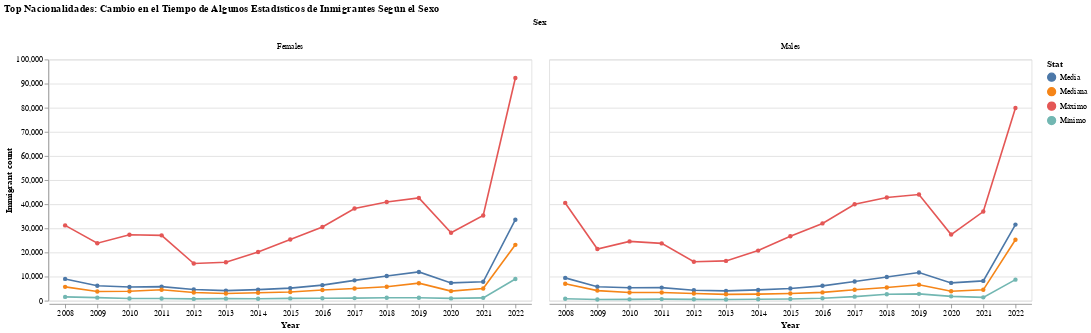

Write notebook code for a chart like this one.
### Markdown cell above
A través del gráfico, se aprecia que hay una gran distancia entre los valores máximos de cada año en relación al mínimo, media y mediana, reflejándose también de esta forma el sesgo de los datos hacia izquierda. Adicionalmente, notamos que el máximo valor de inmigración también varía más a tarvés de los años que el resto de las medidas. 

Además, si nos fijamos en la evolución de la mediana en nuestras 27 top nacionalidades en relación a la media y máximo, se puede inferir que hay hay un pequeño grupo de nacionalidades que congregan gran cantidad de inmigrantes, y esto lo apreciamos previamente al observar lso gráficos de cajas y como españoles, colombianos, marroquíes y rumanos engloban, en conjunto, un poco más del 30% del total de inmigrantes durante el período 2008-2022. Así, tenemos que, principalmente, el top 5 de nacionalidades de cada año son los responsables de la dispersión de los datos (observar valores de desviación estándar por año, los cuales son cercanos o, en algunos casos, superiores al valor de la media).

Si hacemos el mismo análisis en base al sexo, tendríamos:

### Code cell
# Estadísticos descriptivos por año según el sexo
stats_sex = df[(df["Sex"] != "Both") & (df["Age group"] == "All")].groupby(["Year", "Sex"])["Immigrant count"].agg([min, max, 'mean', 'median']).reset_index()

# Renombrar columnas
stats_sex.rename(columns={'min': 'Mínimo', 'max': 'Máximo', 'mean': 'Media', 'median': 'Mediana'}, inplace = True)

# Convertir columna "Year" y "Sex" en índice
stats_sex.set_index(["Year", "Sex"], inplace = True)

# Apilar estadísticos en variable "Stat" y renombrar columnas nuevamente
stats_sex = stats_sex.stack().to_frame().reset_index()
stats_sex.rename(columns={'level_2': 'Stat', 0: 'Valor'}, inplace = True)

# Pasar columna "Valor" a entero
stats_sex.Valor = stats_sex.Valor.astype(int)

# Graficar cambio de estadísticos en el tiempo
alt.Chart(stats_sex, height = 300, width = 600)\
            .mark_line(point = True)\
            .encode(x = alt.X('Year:N', axis=alt.Axis(labelAngle=-360)),
                    y = alt.Y("Valor", title = 'Immigrant count'),
                    color = "Stat",
                    column = "Sex",
                    tooltip =["Year", "Stat", "Valor"])\
            .properties(title="Top Nacionalidades: Cambio en el Tiempo de Algunos Estadísticos Descriptivos Según el Sexo")

### Figure 1 — Vega-Lite specification as saved in the notebook (floating-point values rounded to 4 significant figures)
{"config": {"view": {"continuousWidth": 300, "continuousHeight": 300}}, "data": {"name": "data-fa3b9f77f83e5bf8fe2d8611a19fce31"}, "mark": {"type": "line", "point": true}, "encoding": {"color": {"field": "Stat", "type": "nominal"}, "column": {"field": "Sex", "type": "nominal"}, "tooltip": [{"field": "Year", "type": "quantitative"}, {"field": "Stat", "type": "nominal"}, {"field": "Valor", "type": "quantitative"}], "x": {"axis": {"labelAngle": -360}, "field": "Year", "type": "nominal"}, "y": {"field": "Valor", "title": "Immigrant count", "type": "quantitative"}}, "height": 300, "title": "Top Nacionalidades: Cambio en el Tiempo de Algunos Estadísticos de Inmigrantes Según el Sexo", "width": 600, "$schema": "https://vega.github.io/schema/vega-lite/v5.8.0.json", "datasets": {"data-fa3b9f77f83e5bf8fe2d8611a19fce31": [{"Year": 2008, "Sex": "Females", "Stat": "Mínimo", "Valor": 1573}, {"Year": 2008, "Sex": "Females", "Stat": "Máximo", "Valor": 31222}, {"Year": 2008, "Sex": "Females", "Stat": "Media", "Valor": 9031}, {"Year": 2008, "Sex": "Females", "Stat": "Mediana", "Valor": 5733}, {"Year": 2008, "Sex": "Males", "Stat": "Mínimo", "Valor": 779}, {"Year": 2008, "Sex": "Males", "Stat": "Máximo", "Valor": 40539}, {"Year": 2008, "Sex": "Males", "Stat": "Media", "Valor": 9456}, {"Year": 2008, "Sex": "Males", "Stat": "Mediana", "Valor": 7056}, {"Year": 2009, "Sex": "Females", "Stat": "Mínimo", "Valor": 1271}, {"Year": 2009, "Sex": "Females", "Stat": "Máximo", "Valor": 23822}, {"Year": 2009, "Sex": "Females", "Stat": "Media", "Valor": 6195}, {"Year": 2009, "Sex": "Females", "Stat": "Mediana", "Valor": 3820}, {"Year": 2009, "Sex": "Males", "Stat": "Mínimo", "Valor": 480}, {"Year": 2009, "Sex": "Males", "Stat": "Máximo", "Valor": 21422}, {"Year": 2009, "Sex": "Males", "Stat": "Media", "Valor": 5762}, {"Year": 2009, "Sex": "Males", "Stat": "Mediana", "Valor": 4185}, {"Year": 2010, "Sex": "Females", "Stat": "Mínimo", "Valor": 890}, {"Year": 2010, "Sex": "Females", "Stat": "Máximo", "Valor": 27338}, {"Year": 2010, "Sex": "Females", "Stat": "Media", "Valor": 5692}, {"Year": 2010, "Sex": "Females", "Stat": "Mediana", "Valor": 3931}, {"Year": 2010, "Sex": "Males", "Stat": "Mínimo", "Valor": 565}, {"Year": 2010, "Sex": "Males", "Stat": "Máximo", "Valor": 24577}, {"Year": 2010, "Sex": "Males", "Stat": "Media", "Valor": 5342}, {"Year": 2010, "Sex": "Males", "Stat": "Mediana", "Valor": 3377}, {"Year": 2011, "Sex": "Females", "Stat": "Mínimo", "Valor": 916}, {"Year": 2011, "Sex": "Females", "Stat": "Máximo", "Valor": 27082}, {"Year": 2011, "Sex": "Females", "Stat": "Media", "Valor": 5845}, {"Year": 2011, "Sex": "Females", "Stat": "Mediana", "Valor": 4513}, {"Year": 2011, "Sex": "Males", "Stat": "Mínimo", "Valor": 668}, {"Year": 2011, "Sex": "Males", "Stat": "Máximo", "Valor": 23749}, {"Year": 2011, "Sex": "Males", "Stat": "Media", "Valor": 5426}, {"Year": 2011, "Sex": "Males", "Stat": "Mediana", "Valor": 3386}, {"Year": 2012, "Sex": "Females", "Stat": "Mínimo", "Valor": 749}, {"Year": 2012, "Sex": "Females", "Stat": "Máximo", "Valor": 15399}, {"Year": 2012, "Sex": "Females", "Stat": "Media", "Valor": 4612}, {"Year": 2012, "Sex": "Females", "Stat": "Mediana", "Valor": 3380}, {"Year": 2012, "Sex": "Males", "Stat": "Mínimo", "Valor": 570}, {"Year": 2012, "Sex": "Males", "Stat": "Máximo", "Valor": 16166}, {"Year": 2012, "Sex": "Males", "Stat": "Media", "Valor": 4352}, {"Year": 2012, "Sex": "Males", "Stat": "Mediana", "Valor": 2971}, {"Year": 2013, "Sex": "Females", "Stat": "Mínimo", "Valor": 840}, {"Year": 2013, "Sex": "Females", "Stat": "Máximo", "Valor": 15930}, {"Year": 2013, "Sex": "Females", "Stat": "Media", "Valor": 4192}, {"Year": 2013, "Sex": "Females", "Stat": "Mediana", "Valor": 3010}, {"Year": 2013, "Sex": "Males", "Stat": "Mínimo", "Valor": 478}, {"Year": 2013, "Sex": "Males", "Stat": "Máximo", "Valor": 16492}, {"Year": 2013, "Sex": "Males", "Stat": "Media", "Valor": 4051}, {"Year": 2013, "Sex": "Males", "Stat": "Mediana", "Valor": 2642}, {"Year": 2014, "Sex": "Females", "Stat": "Mínimo", "Valor": 793}, {"Year": 2014, "Sex": "Females", "Stat": "Máximo", "Valor": 20197}, {"Year": 2014, "Sex": "Females", "Stat": "Media", "Valor": 4603}, {"Year": 2014, "Sex": "Females", "Stat": "Mediana", "Valor": 3276}, {"Year": 2014, "Sex": "Males", "Stat": "Mínimo", "Valor": 584}, {"Year": 2014, "Sex": "Males", "Stat": "Máximo", "Valor": 20771}, {"Year": 2014, "Sex": "Males", "Stat": "Media", "Valor": 4484}, {"Year": 2014, "Sex": "Males", "Stat": "Mediana", "Valor": 2711}, {"Year": 2015, "Sex": "Females", "Stat": "Mínimo", "Valor": 952}, {"Year": 2015, "Sex": "Females", "Stat": "Máximo", "Valor": 25377}, {"Year": 2015, "Sex": "Females", "Stat": "Media", "Valor": 5212}, {"Year": 2015, "Sex": "Females", "Stat": "Mediana", "Valor": 3628}, {"Year": 2015, "Sex": "Males", "Stat": "Mínimo", "Valor": 731}, {"Year": 2015, "Sex": "Males", "Stat": "Máximo", "Valor": 26732}, {"Year": 2015, "Sex": "Males", "Stat": "Media", "Valor": 5065}, {"Year": 2015, "Sex": "Males", "Stat": "Mediana", "Valor": 2993}, {"Year": 2016, "Sex": "Females", "Stat": "Mínimo", "Valor": 1016}, {"Year": 2016, "Sex": "Females", "Stat": "Máximo", "Valor": 30532}, {"Year": 2016, "Sex": "Females", "Stat": "Media", "Valor": 6452}, {"Year": 2016, "Sex": "Females", "Stat": "Mediana", "Valor": 4405}, {"Year": 2016, "Sex": "Males", "Stat": "Mínimo", "Valor": 1029}, {"Year": 2016, "Sex": "Males", "Stat": "Máximo", "Valor": 32040}, {"Year": 2016, "Sex": "Males", "Stat": "Media", "Valor": 6165}, {"Year": 2016, "Sex": "Males", "Stat": "Mediana", "Valor": 3441}, {"Year": 2017, "Sex": "Females", "Stat": "Mínimo", "Valor": 1082}, {"Year": 2017, "Sex": "Females", "Stat": "Máximo", "Valor": 38200}, {"Year": 2017, "Sex": "Females", "Stat": "Media", "Valor": 8439}, {"Year": 2017, "Sex": "Females", "Stat": "Mediana", "Valor": 5027}, {"Year": 2017, "Sex": "Males", "Stat": "Mínimo", "Valor": 1676}, {"Year": 2017, "Sex": "Males", "Stat": "Máximo", "Valor": 39982}, {"Year": 2017, "Sex": "Males", "Stat": "Media", "Valor": 7944}, {"Year": 2017, "Sex": "Males", "Stat": "Mediana", "Valor": 4548}, {"Year": 2018, "Sex": "Females", "Stat": "Mínimo", "Valor": 1234}, {"Year": 2018, "Sex": "Females", "Stat": "Máximo", "Valor": 40888}, {"Year": 2018, "Sex": "Females", "Stat": "Media", "Valor": 10238}, {"Year": 2018, "Sex": "Females", "Stat": "Mediana", "Valor": 5800}, {"Year": 2018, "Sex": "Males", "Stat": "Mínimo", "Valor": 2702}, {"Year": 2018, "Sex": "Males", "Stat": "Máximo", "Valor": 42798}, {"Year": 2018, "Sex": "Males", "Stat": "Media", "Valor": 9844}, {"Year": 2018, "Sex": "Males", "Stat": "Mediana", "Valor": 5443}, {"Year": 2019, "Sex": "Females", "Stat": "Mínimo", "Valor": 1241}, {"Year": 2019, "Sex": "Females", "Stat": "Máximo", "Valor": 42597}, {"Year": 2019, "Sex": "Females", "Stat": "Media", "Valor": 11925}, {"Year": 2019, "Sex": "Females", "Stat": "Mediana", "Valor": 7262}, {"Year": 2019, "Sex": "Males", "Stat": "Mínimo", "Valor": 2839}, {"Year": 2019, "Sex": "Males", "Stat": "Máximo", "Valor": 44040}, {"Year": 2019, "Sex": "Males", "Stat": "Media", "Valor": 11695}, {"Year": 2019, "Sex": "Males", "Stat": "Mediana", "Valor": 6605}, {"Year": 2020, "Sex": "Females", "Stat": "Mínimo", "Valor": 957}, {"Year": 2020, "Sex": "Females", "Stat": "Máximo", "Valor": 28144}, {"Year": 2020, "Sex": "Females", "Stat": "Media", "Valor": 7372}, {"Year": 2020, "Sex": "Females", "Stat": "Mediana", "Valor": 3979}, {"Year": 2020, "Sex": "Males", "Stat": "Mínimo", "Valor": 1793}, {"Year": 2020, "Sex": "Males", "Stat": "Máximo", "Valor": 27430}, {"Year": 2020, "Sex": "Males", "Stat": "Media", "Valor": 7369}, {"Year": 2020, "Sex": "Males", "Stat": "Mediana", "Valor": 3944}, {"Year": 2021, "Sex": "Females", "Stat": "Mínimo", "Valor": 1188}, {"Year": 2021, "Sex": "Females", "Stat": "Máximo", "Valor": 35332}, {"Year": 2021, "Sex": "Females", "Stat": "Media", "Valor": 7831}, {"Year": 2021, "Sex": "Females", "Stat": "Mediana", "Valor": 5032}, {"Year": 2021, "Sex": "Males", "Stat": "Mínimo", "Valor": 1388}, {"Year": 2021, "Sex": "Males", "Stat": "Máximo", "Valor": 36951}, {"Year": 2021, "Sex": "Males", "Stat": "Media", "Valor": 8203}, {"Year": 2021, "Sex": "Males", "Stat": "Mediana", "Valor": 4511}, {"Year": 2022, "Sex": "Females", "Stat": "Mínimo", "Valor": 8993}, {"Year": 2022, "Sex": "Females", "Stat": "Máximo", "Valor": 92319}, {"Year": 2022, "Sex": "Females", "Stat": "Media", "Valor": 33584}, {"Year": 2022, "Sex": "Females", "Stat": "Mediana", "Valor": 23159}, {"Year": 2022, "Sex": "Males", "Stat": "Mínimo", "Valor": 8727}, {"Year": 2022, "Sex": "Males", "Stat": "Máximo", "Valor": 79922}, {"Year": 2022, "Sex": "Males", "Stat": "Media", "Valor": 31556}, {"Year": 2022, "Sex": "Males", "Stat": "Mediana", "Valor": 25245}]}}
